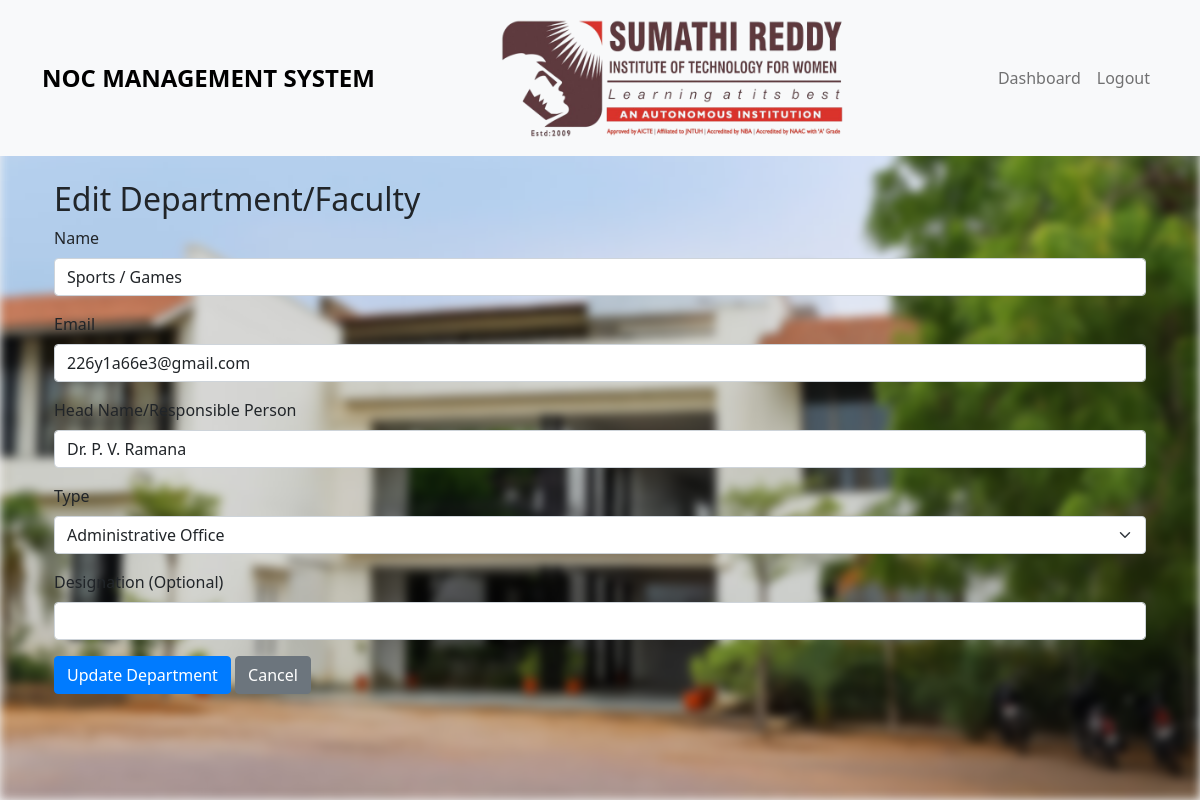
Screenshot of /edit_department/2 (signed in) with the database file from the repository.
### app.py (models this page shows, shortened)
class Department(db.Model):
    id = db.Column(db.Integer, primary_key=True)
    name = db.Column(db.String(100), unique=True, nullable=False)
    email = db.Column(db.String(120), unique=True, nullable=False)
    head_name = db.Column(db.String(100), nullable=False)
    type = db.Column(db.String(50), nullable=False)  # e.g., 'academic', 'administrative'
    designation = db.Column(db.String(100), nullable=True)

### app.py (the view, shortened to what this page needs)
@app.route('/edit_department/<int:dept_id>', methods=['GET', 'POST'])
@login_required
def edit_department(dept_id):
    department = Department.query.get_or_404(dept_id)
    return render_template('edit_department.html', department=department)

### app.py (called while the page is built)
@login_manager.user_loader
def load_user(user_id):
    if str(user_id).startswith('admin_'):
        return Admin.query.get(int(user_id.split('_')[1]))
    if str(user_id).startswith('student_'):
        return Student.query.get(int(user_id.split('_')[1]))
    else:
        try:
            return Student.query.get(int(user_id))
        except ValueError:
            return None

### templates/edit_department.html (shortened to what this page needs)
{% extends "base.html" %}
{% block content %}
<div class="container mt-4">
    <h2>Edit Department/Faculty</h2>
    <form id="editDepartmentForm" method="POST" action="{{ url_for('edit_department', dept_id=department.id) }}">
        <div class="mb-3">
            <label for="name" class="form-label">Name</label>
            <input type="text" class="form-control" id="name" name="name" value="{{ department.name }}" required>
        </div>
        <div class="mb-3">
            <label for="email" class="form-label">Email</label>
            <input type="email" class="form-control" id="email" name="email" value="{{ department.email }}" required>
        </div>
        <div class="mb-3">
            <label for="head_name" class="form-label">Head Name/Responsible Person</label>
            <input type="text" class="form-control" id="head_name" name="head_name" value="{{ department.head_name }}" required>
        </div>
        <div class="mb-3">
            <label for="type" class="form-label">Type</label>
            <select class="form-select" id="type" name="type" required>
                <option value="administrative" {% if department.type == 'administrative' %}selected{% endif %}>Administrative Office</option>
            </select>
        </div>
        <div class="mb-3">
            <label for="designation" class="form-label">Designation (Optional)</label>
            <input type="text" class="form-control" id="designation" name="designation" value="{{ department.designation or '' }}">
        </div>
        <button type="submit" class="btn btn-primary">Update Department</button>
        <a href="{{ url_for('admin_dashboard') }}" class="btn btn-secondary">Cancel</a>
    </form>
</div>
{% endblock %}

### static/style.css (style rules this page uses)
:root { --primary-color: #007bff; --secondary-color: #6c757d; --success-color: #28a745; --danger-color: #dc3545; --warning-color: #ffc107; --info-color: #17a2b8; --light-color: #f8f9fa; --dark-color: #343a40; }
body { font-family: "Segoe UI", Tahoma, Geneva, Verdana, sans-serif; background-color: #f5f5f5; }
.btn-primary { background-color: var(--primary-color); border-color: var(--primary-color); }

### rows the page displays
Department: name "Sports / Games", email "226y1a66e3@gmail.com", head_name "Dr. P. V. Ramana", type "Administrative Office"
